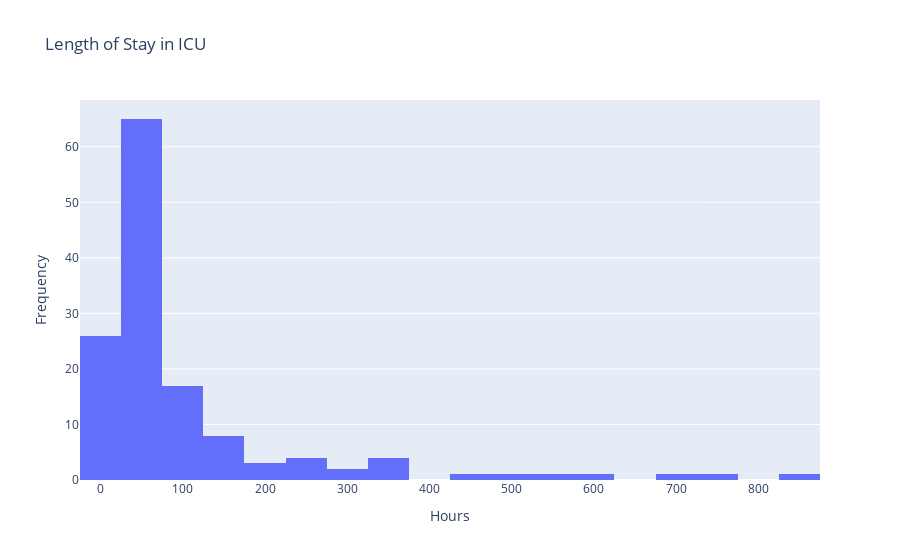

The code cell stored with this chart in its notebook:
### Code cell
# Example: Extracting length of stay in ICU
icu_stays['intime'] = pd.to_datetime(icu_stays['intime'])
icu_stays['outtime'] = pd.to_datetime(icu_stays['outtime'])
icu_stays['length_of_stay'] = (icu_stays['outtime'] - icu_stays['intime']).dt.total_seconds() / 3600
fig = px.histogram(icu_stays, x='length_of_stay', nbins=20, title='Length of Stay in ICU')
fig.update_layout(xaxis_title='Hours', yaxis_title='Frequency')
fig.show()

### Figure 1 — Plotly figure (JSON) as saved in the notebook; plotly's stock layout.template omitted (floating-point values rounded to 4 significant figures; data arrays with more than 128 entries replaced by an {"elided": "..."} marker saying what was removed)
{"data": [{"bingroup": "x", "hovertemplate": "length_of_stay=%{x}<br>count=%{y}<extra></extra>", "legendgroup": "", "marker": {"color": "#636efa", "pattern": {"shape": ""}}, "name": "", "nbinsx": 20, "orientation": "v", "showlegend": false, "type": "histogram", "x": {"elided": "136 float values"}, "xaxis": "x", "yaxis": "y"}], "layout": {"barmode": "relative", "legend": {"tracegroupgap": 0}, "title": {"text": "Length of Stay in ICU"}, "xaxis": {"anchor": "y", "domain": [0, 1], "title": {"text": "Hours"}}, "yaxis": {"anchor": "x", "domain": [0, 1], "title": {"text": "Frequency"}}}}
